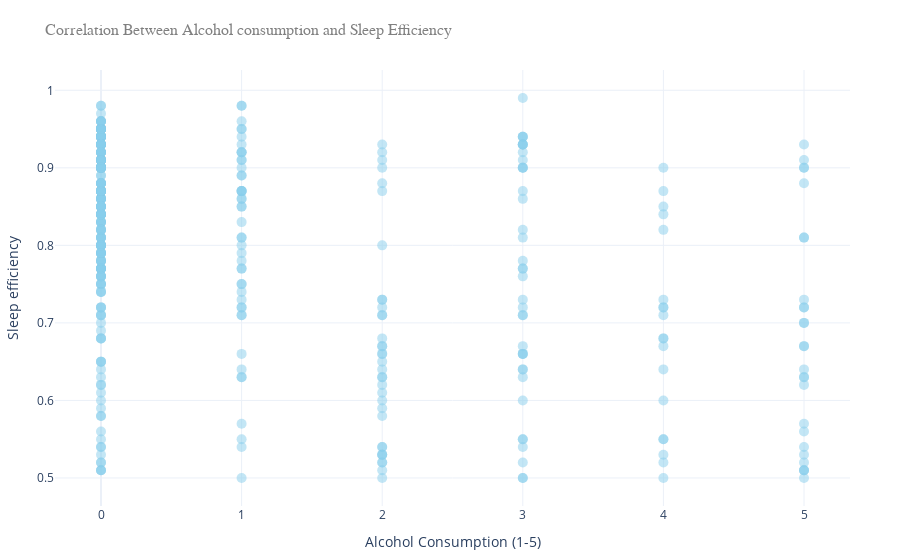
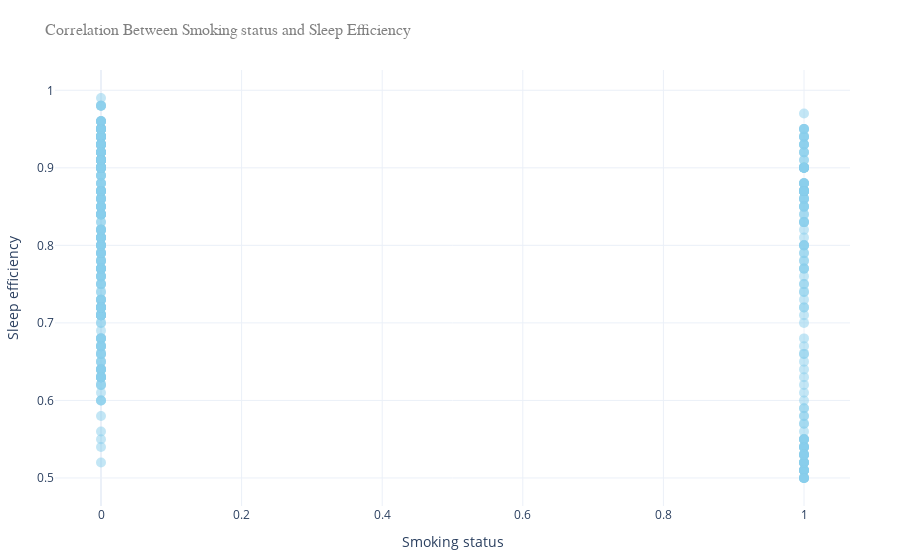
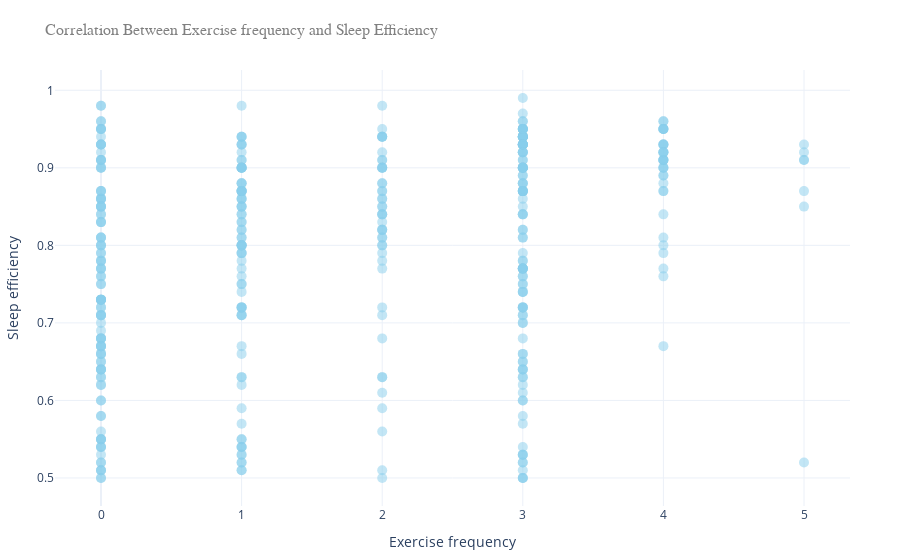

Source (notebook cell) for these figures, in order:
### Markdown cell above
This plot gives us a general idea, but let us consider each habit one at a time.

### Code cell
available_columns = ['Alcohol consumption', 'Smoking status', 'Exercise frequency', 'Bedtime', 'Wakeup time']
for column in available_columns:
    fig = px.scatter(df, x=column, y='Sleep efficiency',
                 title=f"Correlation Between {column} and Sleep Efficiency",
                 labels={"Alcohol consumption": "Alcohol Consumption (1-5)",
                         "Sleep Efficiency": "Sleep Efficiency"})
    
    fig.update_traces(marker=dict(size=10, opacity=0.5, color='skyblue'),
                  selector=dict(mode='markers'))

    fig.update_layout(
        plot_bgcolor='rgba(0, 0, 0, 0)',
        paper_bgcolor='white',
        title_font=dict(size=16, color='grey', family="Arial, sans-serif"),
        margin=dict(l=50, r=50, b=50, t=70),
        hovermode='closest',
        template='plotly_white')

    fig.show()

### Figure 1 — Plotly figure (JSON) as saved in the notebook; plotly's stock layout.template omitted (floating-point values rounded to 4 significant figures; data arrays with more than 128 entries replaced by an {"elided": "..."} marker saying what was removed)
{"data": [{"hovertemplate": "Alcohol Consumption (1-5)=%{x}<br>Sleep efficiency=%{y}<extra></extra>", "legendgroup": "", "marker": {"color": "skyblue", "opacity": 0.5, "size": 10, "symbol": "circle"}, "mode": "markers", "name": "", "orientation": "v", "showlegend": false, "type": "scatter", "x": {"elided": "388 int values"}, "xaxis": "x", "y": {"elided": "388 float values"}, "yaxis": "y"}], "layout": {"hovermode": "closest", "legend": {"tracegroupgap": 0}, "margin": {"b": 50, "l": 50, "r": 50, "t": 70}, "paper_bgcolor": "white", "plot_bgcolor": "rgba(0, 0, 0, 0)", "title": {"font": {"color": "grey", "family": "Arial, sans-serif", "size": 16}, "text": "Correlation Between Alcohol consumption and Sleep Efficiency"}, "xaxis": {"anchor": "y", "domain": [0, 1], "title": {"text": "Alcohol Consumption (1-5)"}}, "yaxis": {"anchor": "x", "domain": [0, 1], "title": {"text": "Sleep efficiency"}}}}

### Figure 2 — Plotly figure (JSON) as saved in the notebook; plotly's stock layout.template omitted (floating-point values rounded to 4 significant figures; data arrays with more than 128 entries replaced by an {"elided": "..."} marker saying what was removed)
{"data": [{"hovertemplate": "Smoking status=%{x}<br>Sleep efficiency=%{y}<extra></extra>", "legendgroup": "", "marker": {"color": "skyblue", "opacity": 0.5, "size": 10, "symbol": "circle"}, "mode": "markers", "name": "", "orientation": "v", "showlegend": false, "type": "scatter", "x": {"elided": "388 int values"}, "xaxis": "x", "y": {"elided": "388 float values"}, "yaxis": "y"}], "layout": {"hovermode": "closest", "legend": {"tracegroupgap": 0}, "margin": {"b": 50, "l": 50, "r": 50, "t": 70}, "paper_bgcolor": "white", "plot_bgcolor": "rgba(0, 0, 0, 0)", "title": {"font": {"color": "grey", "family": "Arial, sans-serif", "size": 16}, "text": "Correlation Between Smoking status and Sleep Efficiency"}, "xaxis": {"anchor": "y", "domain": [0, 1], "title": {"text": "Smoking status"}}, "yaxis": {"anchor": "x", "domain": [0, 1], "title": {"text": "Sleep efficiency"}}}}

### Figure 3 — Plotly figure (JSON) as saved in the notebook; plotly's stock layout.template omitted (floating-point values rounded to 4 significant figures; data arrays with more than 128 entries replaced by an {"elided": "..."} marker saying what was removed)
{"data": [{"hovertemplate": "Exercise frequency=%{x}<br>Sleep efficiency=%{y}<extra></extra>", "legendgroup": "", "marker": {"color": "skyblue", "opacity": 0.5, "size": 10, "symbol": "circle"}, "mode": "markers", "name": "", "orientation": "v", "showlegend": false, "type": "scatter", "x": {"elided": "388 int values"}, "xaxis": "x", "y": {"elided": "388 float values"}, "yaxis": "y"}], "layout": {"hovermode": "closest", "legend": {"tracegroupgap": 0}, "margin": {"b": 50, "l": 50, "r": 50, "t": 70}, "paper_bgcolor": "white", "plot_bgcolor": "rgba(0, 0, 0, 0)", "title": {"font": {"color": "grey", "family": "Arial, sans-serif", "size": 16}, "text": "Correlation Between Exercise frequency and Sleep Efficiency"}, "xaxis": {"anchor": "y", "domain": [0, 1], "title": {"text": "Exercise frequency"}}, "yaxis": {"anchor": "x", "domain": [0, 1], "title": {"text": "Sleep efficiency"}}}}
